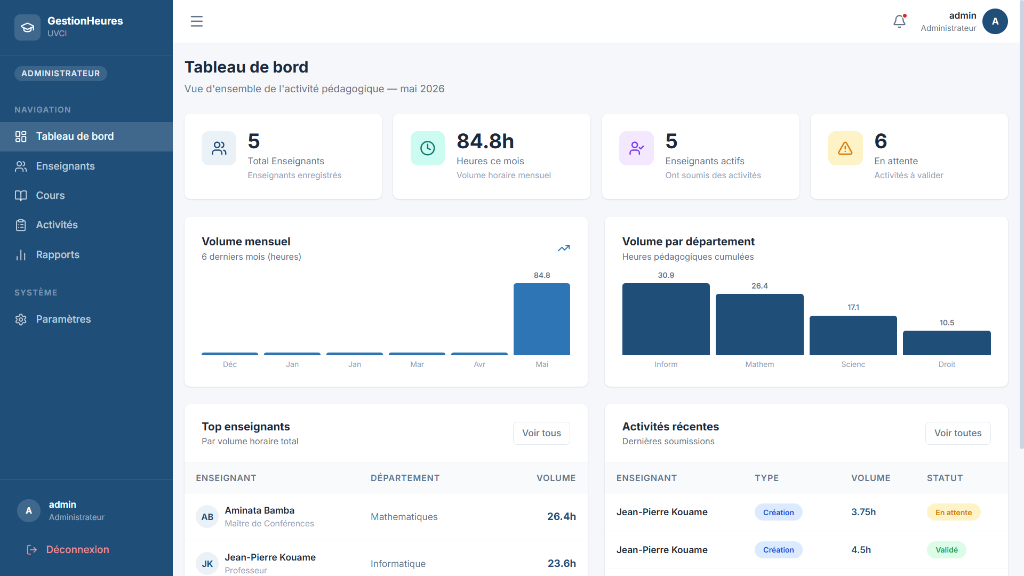
#> input picture assets/admin_dashboard_full.png, 1024 x 576 px, found by its file name
$ python crop_images.py
#> lines starting #> are read from the running program, lines starting #| are printed output that depends on the picture
import os
from PIL import Image

assets_dir = "/home/dev/projects/projet_UVCI/assets"
images_to_crop = [
    "admin_dashboard_full.png",
    "admin_cours.png",
    "admin_saisie_full.png",
    "secretaire_dashboard_full.png",
    "secretaire_enseignants_full.png",
    "secretaire_saisie_full.png",
    "secretaire_rapports_full.png",
    "enseignant_dashboard_full.png",
    "enseignant_activites_full.png",
    "enseignant_profil_full.png",
    "enseignant_recap_full.png",
    "resultat_pdf.png",
    "resultat_excel.png",
    "login_page.png"
]

for img_name in images_to_crop:
    img_path = os.path.join(assets_dir, img_name)
    if not os.path.exists(img_path):
        print(f"Not found: {img_name}")
        continue

    try:
        with Image.open(img_path) as img:
#> img is the input picture: PIL image 1024x576 RGBA; mean R, G, B, A 204.5, 214.9, 224.7, 255
            width, height = img.size
#> width = 1024; height = 576

            # Crop 1024x576 images (scaled down screenshots)
            if width == 1024 and height == 576:
                top_crop = 65
                bottom_crop = 26

                print(f"Cropping {img_name} ({width}x{height})")
#| Cropping admin_dashboard_full.png (1024x576)
                cropped_img = img.crop((0, top_crop, width, height - bottom_crop))
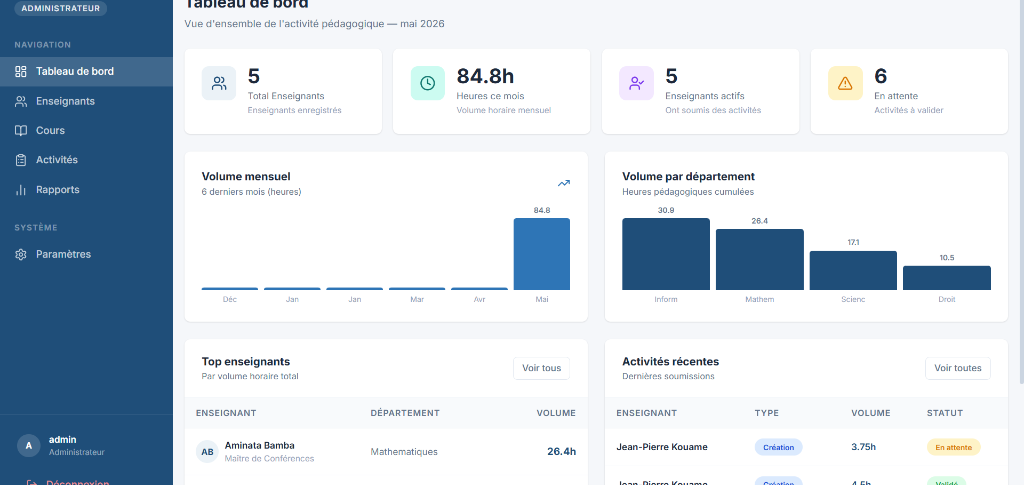
#> cropped_img: PIL image 1024x485 RGBA; mean R, G, B, A 203, 213.8, 223.9, 255
#> pass 3 of the loop `for img_name in images_to_crop:`:
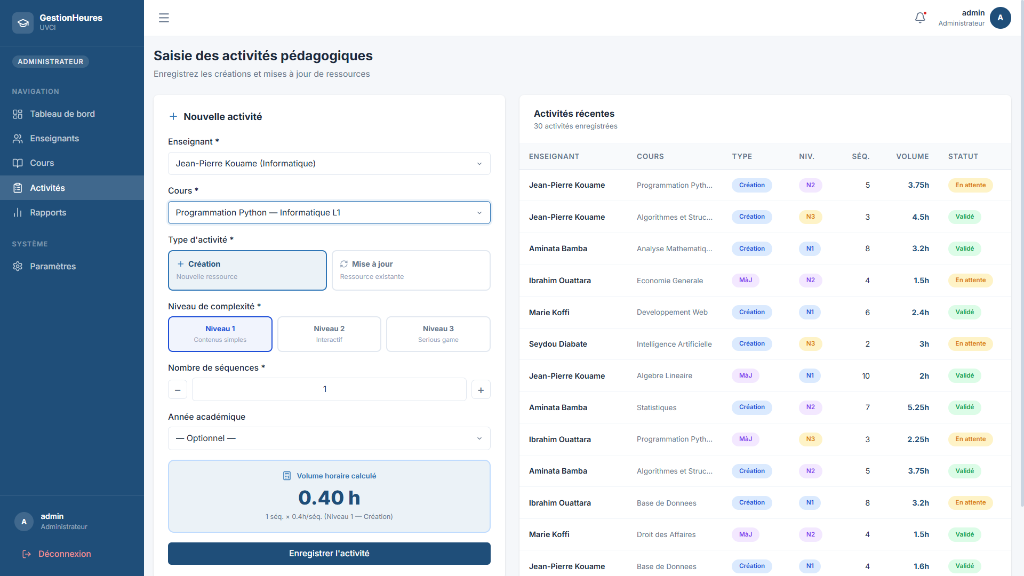
#> input picture assets/admin_saisie_full.png, 1024 x 576 px, found by its file name
#> img is the input picture: PIL image 1024x576 RGBA; mean R, G, B, A 214.3, 222.7, 230.4, 255
#| Cropping admin_saisie_full.png (1024x576)
#> `cropped_img = img.crop((0, top_crop, width, height - bottom_crop))`:
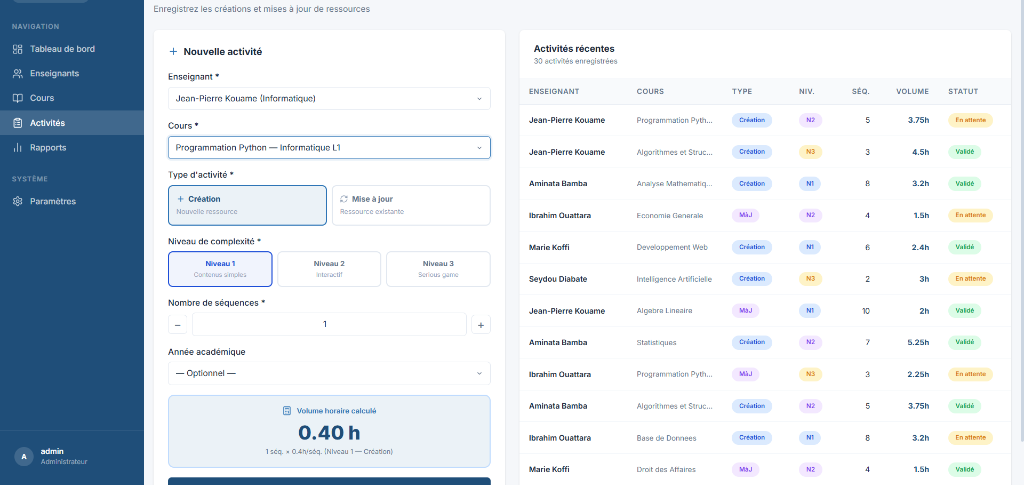
#> cropped_img: PIL image 1024x485 RGBA; mean R, G, B, A 215.8, 223.9, 231.4, 255
#> the loop made 14 passes; the first 3 are shown
                cropped_img.save(img_path)
            else:
                print(f"Skipping {img_name} (dimensions: {width}x{height})")
    except Exception as e:
        print(f"Error processing {img_name}: {e}")

print("Done cropping.")
